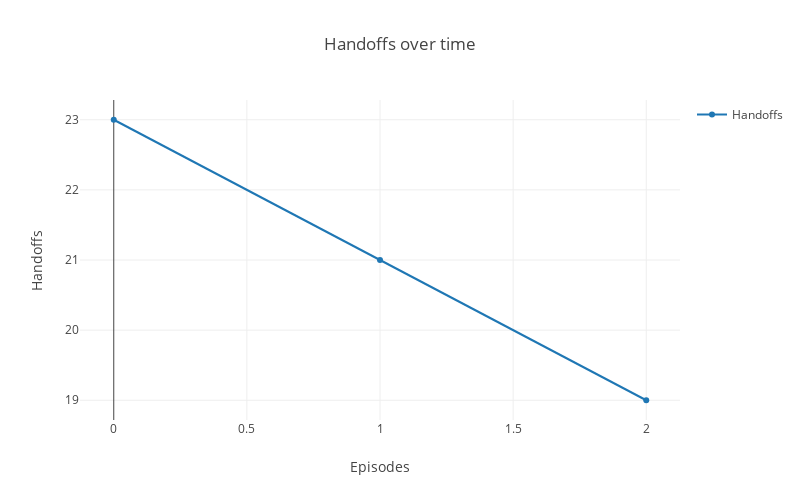

Notebook code cell kept with this figure:
### Code cell
# Create handoff graph
handoffs = go.Scatter(
    x = len(result.Handoffs),
    y = result.Handoffs,
    name='Handoffs'
)

data = [handoffs]

# Plot and embed in ipython notebook!
plotly.offline.iplot(
    {"data": data,
     "layout": go.Layout(
         height=500,
         width=800,
         title='Handoffs over time',
         xaxis=dict(
             title='Episodes',
         ),
         yaxis=dict(
             title='Handoffs'
         ), 
         showlegend=True)},
    show_link=False,
    link_text=None)

### Figure 1 — Plotly figure (JSON) as saved in the notebook; plotly's stock layout.template omitted (floating-point values rounded to 4 significant figures)
{"data": [{"name": "Handoffs", "type": "scatter", "x": 3, "y": [23, 21, 19]}], "layout": {"height": 500, "showlegend": true, "title": "Handoffs over time", "width": 800, "xaxis": {"title": "Episodes"}, "yaxis": {"title": "Handoffs"}}}
